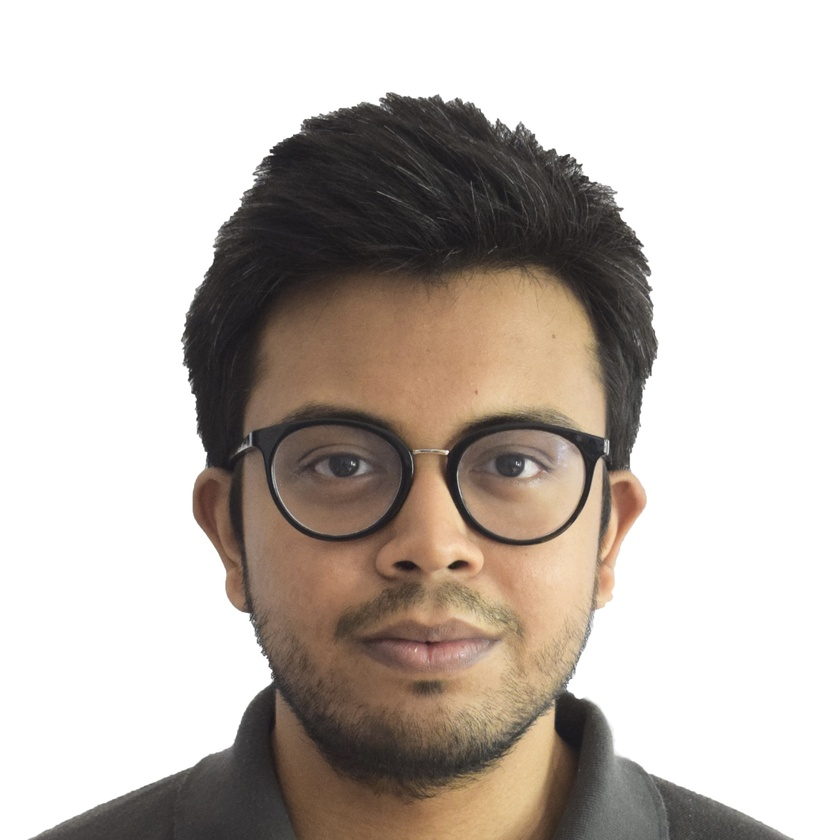
#> input picture inputphoto.jpg, 840 x 840 px, shrunk from 2412 x 2412 before the run
$ python read_inputphoto.py
#> lines starting #> are read from the running program, lines starting #| are printed output that depends on the picture
#!/usr/bin/env python3
"""Utility to inspect inputphoto and convert it to a pixel matrix."""

from pathlib import Path
from typing import List, Tuple

import numpy as np
from PIL import Image


def read_input_photo(path: Path = Path("inputphoto.jpg")) -> List[List[int]]:
    """Read ``path`` and convert the image to a grayscale matrix."""

    data = path.read_bytes()
    print(f"Read {len(data)} bytes from {path.name}")
    preview = " ".join(f"{byte:02x}" for byte in data[:20])
    print(f"First 20 bytes: {preview}")

    with Image.open(path) as img:
        img = img.convert("L")
        width, height = img.size
        if width != height:
            raise ValueError(
                f"Input photo must be square; got {width}x{height}"
            )
        pixels = list(img.getdata())

    matrix: List[List[int]] = [
        pixels[i * width : (i + 1) * width] for i in range(height)
    ]
    print(f"Image converted to {width}x{height} grayscale matrix")
    top_left = [row[:5] for row in matrix[:5]]
    print(f"Top-left 5x5 block: {top_left}")
    return matrix


def find_vertical_symmetry(matrix: List[List[int]]) -> Tuple[int, List[List[int]]]:
    """Return the column index forming the best vertical symmetry.

    For each possible ``mid`` column the routine computes a loss equal to the
    trace of ``diff`` multiplied by its transpose, where ``diff`` is the
    difference between pixels mirrored across ``mid``. The ``mid`` that
    minimises this loss is returned along with the portion of the matrix up to
    (but not including) ``mid``.
    """

    if not matrix or not matrix[0]:
        return 0, []

    arr = np.asarray(matrix, dtype=float)
    height, width = arr.shape
    best_mid = 0
    best_loss = float("inf")

    for mid in range(int(width/4), int(3*width/4)):
        max_a = min(mid, width - mid - 1)
        if max_a == 0:
            continue

        left = arr[:, mid - max_a : mid][:, ::-1]
        right = arr[:, mid + 1 : mid + max_a + 1]
        diff = left - right
        loss = float(np.trace(diff @ diff.T))

        if loss < best_loss:
            best_loss = loss
            best_mid = mid

    left_matrix = arr[:, :best_mid].tolist()
    return best_mid, left_matrix

def main() -> None:
    matrix = read_input_photo()
#> in read_input_photo, img is the input picture: PIL image 840x840 RGB; mean R, G, B 194.7, 186.7, 180.2
#> in read_input_photo, `img = img.convert("L")`:
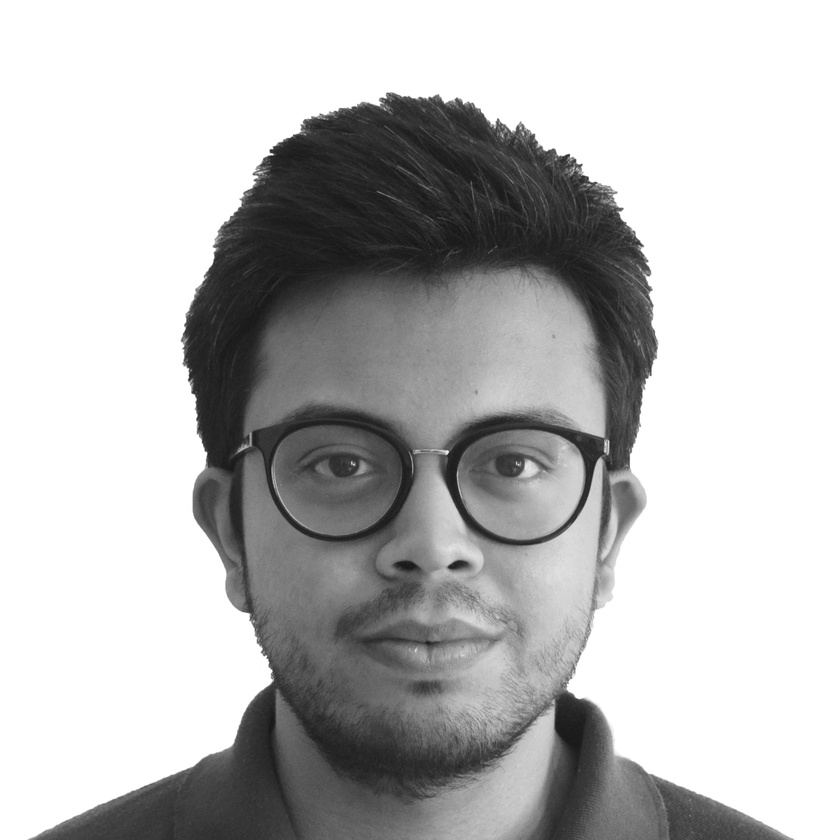
#> img: PIL image 840x840 L; min 21, max 255, mean 188.4
#> in read_input_photo, `pixels = list(img.getdata())`: pixels = 705600 items
#> in read_input_photo, `matrix: List[List[int]] = [ pixels[i * width : (i + 1) * width] for i ..`: matrix = 840 items
#| Image converted to 840x840 grayscale matrix
#> in read_input_photo, `top_left = [row[:5] for row in matrix[:5]]`: top_left = [[255, 255, 255, 255, 255], [255, 255, 255, 255, 255], [255, 255, 255, 255, 255], [255, 255, 255, 255, 255], [255, 255, 255, 255, 255]]
#| Top-left 5x5 block: [[255, 255, 255, 255, 255], [255, 255, 255, 255, 255], [255, 255, 255, 255, 255], [255, 255, 255, 255, 255], [255, 255, 255, 255, 255]]
#> matrix = 840 items
    mid, left_matrix = find_vertical_symmetry(matrix)
#> the loop in find_vertical_symmetry, `for mid in range(int(width/4), int(3*width/4)):` made 420 passes
#> best_loss on passes 1, 49, 50, 51, 52, 53, 54, 55, 56, 57, 58, 59: 4.12e+09, 4.11e+09, 4.1e+09, 4.09e+09, 4.08e+09, 4.07e+09, 4.05e+09, 4.04e+09, 4.02e+09, 4.01e+09, 3.99e+09, 3.97e+09
#> loss on passes 2 to 7: 4.13e+09, 4.13e+09, 4.14e+09, 4.14e+09, 4.14e+09, 4.15e+09
#> pass 1, in find_vertical_symmetry, `left = arr[:, mid - max_a : mid][:, ::-1]`:
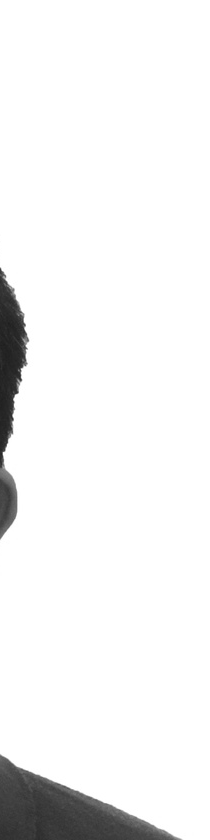
#> left: shape (840, 210) float64; min 30, max 255, mean 242.3
#> pass 1, in find_vertical_symmetry, `right = arr[:, mid + 1 : mid + max_a + 1]`:
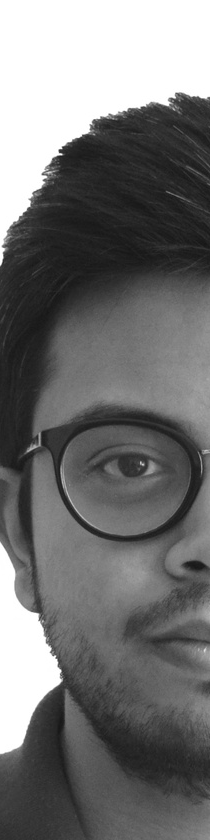
#> right: shape (840, 210) float64; min 22, max 255, mean 113.9
#> pass 1, in find_vertical_symmetry, `diff = left - right`:
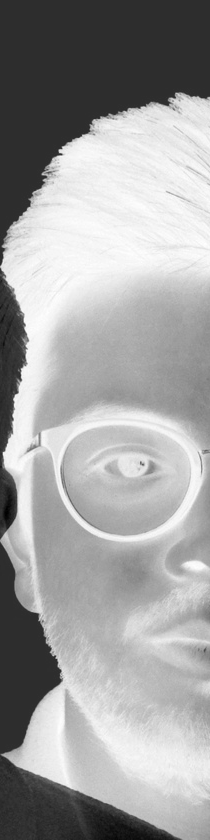
#> diff: shape (840, 210) float64; min -51, max 233, mean 128.4; drawn with min black and max white
#> after the loop in find_vertical_symmetry, `for mid in range(int(width/4), int(3*width/4)):`: best_loss = 752873709; best_mid = 419
#> in find_vertical_symmetry, `left_matrix = arr[:, :best_mid].tolist()`: left_matrix = 840 items
#> mid = 419; left_matrix = 840 items
    print(f"Best vertical symmetry at column {mid}")
#| Best vertical symmetry at column 419
    print(
        f"Left matrix up to mid has shape {len(left_matrix)}x{len(left_matrix[0]) if left_matrix else 0}"
    )
#| Left matrix up to mid has shape 840x419


if __name__ == "__main__":
    main()
